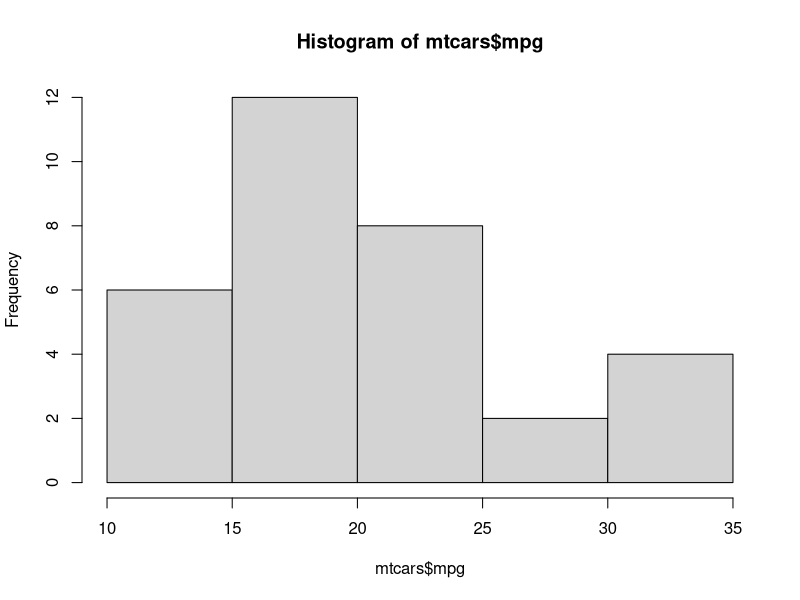
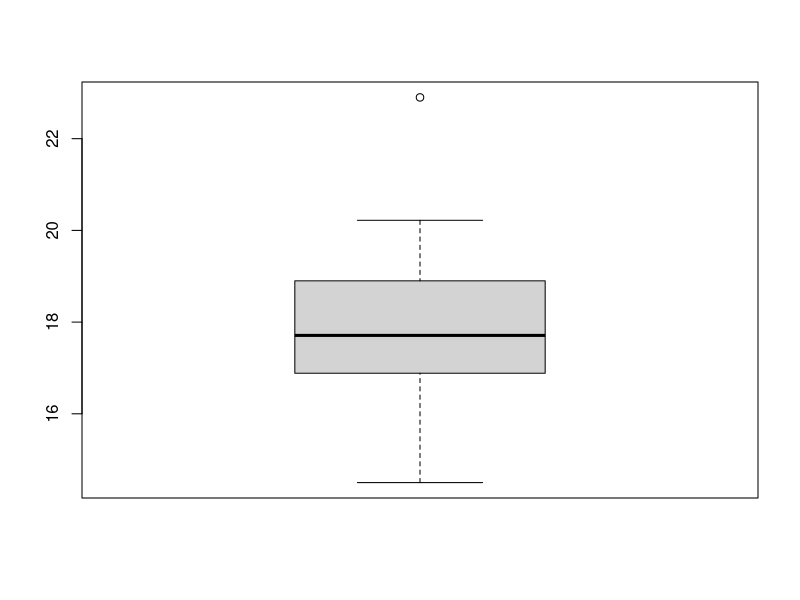

The R source for these figures, in order:
## ---- chunk 1

data(mtcars)
str(mtcars)

## ---- chunk 2


hist(mtcars$mpg)

## ---- chunk 3


boxplot(mtcars$qsec)

